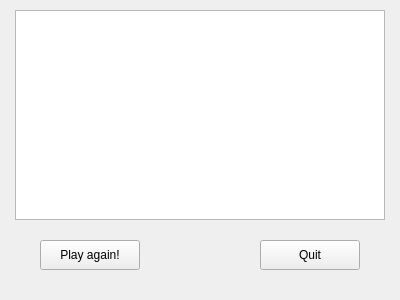
<?xml version="1.0" encoding="UTF-8"?>
<ui version="4.0">
    <class>Result</class>
    <widget class="QWidget" name="Result">
        <property name="geometry">
            <rect>
                <x>0</x>
                <y>0</y>
                <width>400</width>
                <height>300</height>
            </rect>
        </property>
        <property name="minimumSize">
            <size>
                <width>400</width>
                <height>300</height>
            </size>
        </property>
        <property name="maximumSize">
            <size>
                <width>400</width>
                <height>300</height>
            </size>
        </property>
        <property name="windowTitle">
            <string>Result</string>
        </property>
        <widget class="QPushButton" name="quitGameButton">
            <property name="geometry">
                <rect>
                    <x>260</x>
                    <y>240</y>
                    <width>100</width>
                    <height>30</height>
                </rect>
            </property>
            <property name="text">
                <string>Quit</string>
            </property>
        </widget>
        <widget class="QPushButton" name="playAgainButton">
            <property name="geometry">
                <rect>
                    <x>40</x>
                    <y>240</y>
                    <width>100</width>
                    <height>30</height>
                </rect>
            </property>
            <property name="text">
                <string>Play again!</string>
            </property>
        </widget>
        <widget class="QTextBrowser" name="gameResultText">
            <property name="geometry">
                <rect>
                    <x>15</x>
                    <y>10</y>
                    <width>370</width>
                    <height>210</height>
                </rect>
            </property>
        </widget>
    </widget>
    <resources/>
    <connections/>
</ui>
